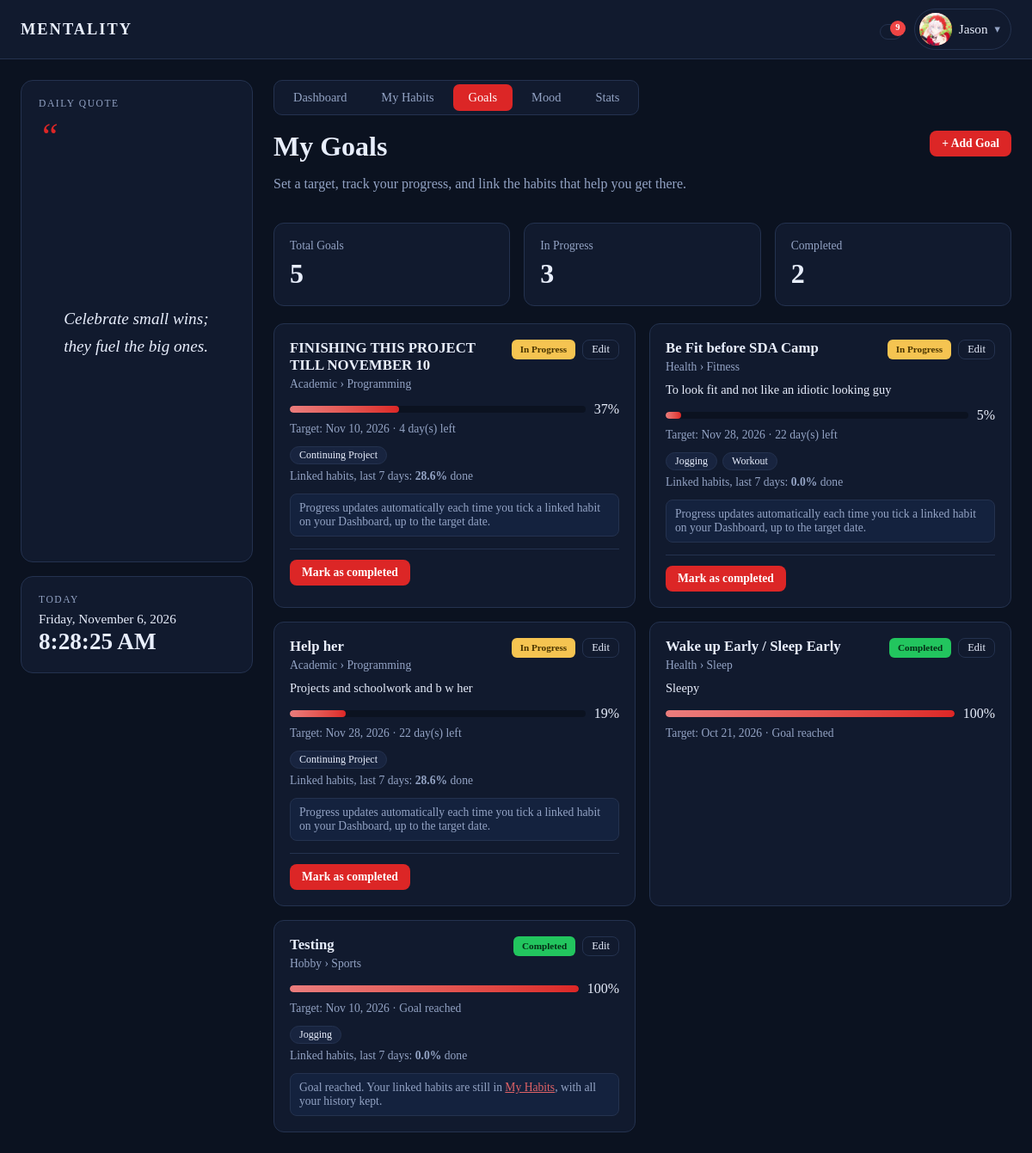
Screenshot of /goals.php (signed in) with the database file from the repository.
### tables this page shows
CREATE TABLE `goals` (
  `goal_id` int(10) unsigned NOT NULL AUTO_INCREMENT,
  `user_id` int(10) unsigned NOT NULL,
  `category_id` int(10) unsigned DEFAULT NULL,
  `title` varchar(100) NOT NULL,
  `description` text DEFAULT NULL,
  `target_date` date NOT NULL,
  `progress` tinyint(3) unsigned NOT NULL DEFAULT 0,
  `status` enum('in_progress','completed') NOT NULL DEFAULT 'in_progress',
  `created_at` timestamp NOT NULL DEFAULT current_timestamp(),
  PRIMARY KEY (`goal_id`),
  KEY `fk_goals_user` (`user_id`),
  KEY `fk_goals_category` (`category_id`),
  CONSTRAINT `fk_goals_category` FOREIGN KEY (`category_id`) REFERENCES `habit_categories` (`category_id`) ON DELETE SET NULL,
  CONSTRAINT `fk_goals_user` FOREIGN KEY (`user_id`) REFERENCES `users` (`user_id`) ON DELETE CASCADE,
  CONSTRAINT `chk_goal_progress` CHECK (`progress` between 0 and 100)
);

### includes/auth.php (called while the page is built, shortened)
<?php
function e($value): string {
    return htmlspecialchars((string)$value, ENT_QUOTES, 'UTF-8');
}

### goals.php (the view, shortened to what this page needs)
<?php
require_once __DIR__ . '/includes/layout.php';
$uid = (int)$_SESSION['user_id'];
$stmt = $pdo->prepare("SELECT * FROM v_goal_overview WHERE user_id = ? ORDER BY (status = 'completed'), target_date");
$stmt->execute([$uid]);
$goals = $stmt->fetchAll();
$stmt = $pdo->prepare('SELECT goal_id, category_id FROM goals WHERE user_id = ?');
$stmt->execute([$uid]);
$catByGoal = [];
foreach ($stmt->fetchAll() as $row) { $catByGoal[(int)$row['goal_id']] = (int)$row['category_id']; }
$stmt = $pdo->prepare(
    'SELECT gh.goal_id, gh.habit_id, h.name
     FROM goal_habits gh
     JOIN goals g  ON g.goal_id  = gh.goal_id
     JOIN habits h ON h.habit_id = gh.habit_id
     WHERE g.user_id = ? ORDER BY h.name'
);
$stmt->execute([$uid]);
$goalHabits = []; $goalHabitIds = [];
foreach ($stmt->fetchAll() as $row) {
    $goalHabits[(int)$row['goal_id']][]   = $row['name'];
    $goalHabitIds[(int)$row['goal_id']][] = (int)$row['habit_id'];
}
$countDone = 0;
foreach ($goals as $g) { if ($g['status'] === 'completed') { $countDone++; } }
?>
<div class="page-head">
    <div>
        <h1>My Goals</h1>
        <p class="muted">Set a target, track your progress, and link the habits that help you get there.</p>
    </div>
    <button type="button" class="btn-sm" data-open-modal="goal-add-modal">+ Add Goal</button>
</div>
<div class="stat-cards">
    <div class="stat-card"><div class="stat-label">Total Goals</div><div class="stat-value"><?= count($goals) ?></div></div>
    <div class="stat-card"><div class="stat-label">In Progress</div><div class="stat-value"><?= count($goals) - $countDone ?></div></div>
    <div class="stat-card"><div class="stat-label">Completed</div><div class="stat-value"><?= $countDone ?></div></div>
</div>
<?php if (!$goals): ?>
    <div class="panel"><p class="muted">You have no goals yet. Click <strong>+ Add Goal</strong> to create your first one.</p></div>
<?php else: ?>
<div class="goal-grid">
    <?php foreach ($goals as $g):
        $gid      = (int)$g['goal_id'];
        $done     = $g['status'] === 'completed';
        $daysLeft = (int)$g['days_left'];
        $overdue  = !$done && $daysLeft < 0;
        if ($done)            { $statusLabel = 'Completed';   $statusClass = 'done'; }
        elseif ($overdue)     { $statusLabel = 'Overdue';     $statusClass = 'overdue'; }
        else                  { $statusLabel = 'In Progress'; $statusClass = 'progress'; }
        if ($done)                { $timeText = 'Goal reached'; }
        elseif ($daysLeft < 0)    { $timeText = abs($daysLeft) . ' day(s) overdue'; }
        elseif ($daysLeft === 0)  { $timeText = 'Due today'; }
        else                      { $timeText = $daysLeft . ' day(s) left'; }
        $category = $g['parent_category'] ? $g['parent_category'] . ' › ' . $g['category_name'] : (string)$g['category_name'];
        $goalJson = json_encode([
            'id'          => $gid,
            'title'       => $g['title'],
            'description' => (string)$g['description'],
            'category'    => $catByGoal[$gid] ?? 0,
            'date'        => $g['target_date'],
            'habits'      => $goalHabitIds[$gid] ?? [],
            'completed'   => $done,
        ], JSON_UNESCAPED_UNICODE);
    ?>
    <div class="goal-card">
        <div class="goal-top">
            <h3><?= e($g['title']) ?></h3>
            <div class="goal-actions">
                <span class="status <?= $statusClass ?>"><?= e($statusLabel) ?></span>
                <button type="button" class="btn-ghost btn-edit" data-goal="<?= e($goalJson) ?>" title="Edit this goal"><?= icon('edit', 14) ?> Edit</button>
            </div>
        </div>
        <?php if ($category !== ''): ?><div class="muted small"><?= e($category) ?></div><?php endif; ?>
        <?php if ($g['description']): ?><p class="goal-desc"><?= e($g['description']) ?></p><?php endif; ?>
        <div class="progress-row">
            <div class="progress"><div class="bar" style="width: <?= (int)$g['progress'] ?>%"></div></div>
            <span><?= (int)$g['progress'] ?>%</span>
        </div>
        <div class="muted small">Target: <?= e(date('M j, Y', strtotime($g['target_date']))) ?> &middot; <?= e($timeText) ?></div>
        <?php if (!empty($goalHabits[$gid])): ?>
            <div class="chips">
                <?php foreach ($goalHabits[$gid] as $hn): ?><span class="chip"><?= e($hn) ?></span><?php endforeach; ?>
            </div>
            <?php if ($g['habit_rate_7d'] !== null): ?>
                <div class="muted small">Linked habits, last 7 days: <strong><?= e($g['habit_rate_7d']) ?>%</strong> done</div>
            <?php endif; ?>
        <?php endif; ?>
        <?php if ($done): ?>
            <?php if ((int)$g['habit_count'] > 0): ?>
                <div class="auto-note">Goal reached. Your linked habits are still in <a href="habits.php">My Habits</a>, with all your history kept.</div>
            <?php endif; ?>
        <?php elseif ((int)$g['habit_count'] > 0): ?>
            <div class="auto-note">Progress updates automatically each time you tick a linked habit on your Dashboard, up to the target date.</div>
            <form method="post" class="progress-form" onsubmit="return confirm('Mark this goal as completed now?');">
                <button type="submit" class="btn-sm">Mark as completed</button>
            </form>
        <?php endif; ?>
    </div>
    <?php endforeach; ?>
</div>
<?php endif; ?>

### assets/style.css (style rules this page uses)
:root { --bg: #0b1220; --card: #111a2e; --border: #24324f; --text: #e8eefc; --muted: #93a3c4; --primary: #3b82f6; --primary-hover: #2563eb; --error: #f87171; --success: #4ade80; --input-bg: #0b1220; --hover: #18243f; --link: #7db0ff; color-scheme: dark; }
* { box-sizing: border-box; }
body { margin: 0; font-family: var(--font, "Segoe UI", Arial, sans-serif); background: var(--bg); color: var(--text); min-height: 100vh; }
button, .btn { display: block; width: 100%; margin-top: 22px; padding: 12px; background: var(--primary); color: #fff; border: 0; border-radius: 8px; font-size: 1rem; font-weight: 600; cursor: pointer; text-align: center; text-decoration: none; }
a { color: var(--link); }
.main h1 { margin-top: 0; }
.muted { color: var(--muted); }
.stat-cards { display: grid; grid-template-columns: repeat(auto-fit, minmax(200px, 1fr)); gap: 16px; margin: 20px 0; }
.stat-card { background: var(--card); border: 1px solid var(--border); border-radius: 12px; padding: 18px; }
.stat-label { color: var(--muted); font-size: .85rem; }
.stat-value { font-size: 2rem; font-weight: 700; margin-top: 6px; }
.btn-sm, button.btn-sm { display: inline-block; width: auto; margin: 0; padding: 7px 14px; font-size: .85rem; background: var(--primary); color: #fff; border: 0; border-radius: 8px; cursor: pointer; text-decoration: none; }
.btn-ghost { display: inline-block; padding: 6px 12px; font-size: .85rem; border: 1px solid var(--border); border-radius: 8px; color: var(--text); text-decoration: none; }
.small { font-size: .85rem; }
.goal-grid { display: grid; grid-template-columns: repeat(auto-fill, minmax(300px, 1fr)); gap: 16px; }
.goal-card { background: var(--card); border: 1px solid var(--border); border-radius: 12px; padding: 18px; }
.goal-top { display: flex; justify-content: space-between; align-items: flex-start; gap: 10px; }
.goal-top h3 { margin: 0 0 4px; font-size: 1.05rem; }
.goal-desc { margin: 10px 0; font-size: .9rem; }
.status { font-size: .7rem; font-weight: 700; padding: 3px 10px; border-radius: 6px; white-space: nowrap; }
.status.progress { background: #f5c451; color: #4a3500; }
.status.done { background: #22c55e; color: #052e16; }
.progress-row { display: flex; align-items: center; gap: 10px; margin: 12px 0 6px; }
.progress { flex: 1; height: 8px; background: var(--input-bg); border-radius: 999px; overflow: hidden; }
.progress .bar { height: 100%; background: linear-gradient(90deg, #14b8a6, #3b82f6); border-radius: 999px; }
.chips { display: flex; flex-wrap: wrap; gap: 6px; margin: 12px 0 6px; }
.chip { background: var(--hover); border: 1px solid var(--border); border-radius: 999px; padding: 2px 10px; font-size: .75rem; }
.progress-form { display: flex; align-items: center; gap: 8px; margin-top: 14px; padding-top: 12px; border-top: 1px solid var(--border); }
.auto-note { margin-top: 12px; font-size: .85rem; color: var(--muted); background: rgba(59,130,246,.08); border: 1px solid var(--border); border-radius: 8px; padding: 8px 10px; }
.page-head { display: flex; justify-content: space-between; align-items: flex-start; gap: 16px; flex-wrap: wrap; }
.page-head h1 { margin-bottom: 4px; }
button.btn-ghost { width: auto; margin: 0; background: transparent; font-weight: 500; cursor: pointer; font-family: inherit; }
.goal-actions { display: flex; align-items: center; gap: 8px; flex-shrink: 0; }
.btn-edit { padding: 3px 10px; font-size: .78rem; }
button, input, select, textarea { font-family: inherit; }
.btn-edit { display: inline-flex; align-items: center; gap: 6px; }
.status, .status.progress, .status.done, .status.overdue { display: inline-block; flex: 0 0 auto; height: auto; overflow: visible; line-height: 1.5; border-radius: 6px; }
.goal-top { gap: 12px; }
.goal-top h3 { min-width: 0; overflow-wrap: anywhere; }
.progress .bar { background: linear-gradient(90deg, color-mix(in srgb, var(--primary) 60%, #ffffff), var(--primary)); }

### rows the page displays
goals: title "FINISHING THIS PROJECT TILL NOVEMBER 10", statusLabel "In Progress", category "Academic › Programming", progress "37", target_date "Nov 10, 2026", timeText "4 day(s) left", goal_id "Continuing Project", habit_rate_7d "28.6"
goals: title "Be Fit before SDA Camp", statusLabel "In Progress", category "Health › Fitness", description "To look fit and not like an idiotic looking guy", progress "5", target_date "Nov 28, 2026", timeText "22 day(s) left", goal_id "Jogging", goal_id "Workout", habit_rate_7d "0.0"
goals: title "Help her", statusLabel "In Progress", category "Academic › Programming", description "Projects and schoolwork and b w her", progress "19", target_date "Nov 28, 2026", timeText "22 day(s) left", goal_id "Continuing Project", habit_rate_7d "28.6"
goals: title "Wake up Early / Sleep Early", status "Completed", category "Health › Sleep", description "Sleepy", progress "100", target_date "Oct 21, 2026", status "Goal reached"
goals: title "Testing", status "Completed", category "Hobby › Sports", progress "100", target_date "Nov 10, 2026", status "Goal reached", goal_id "Jogging", habit_rate_7d "0.0", shows "Goal reached. Your linked habits are still in"

### other values shown
$bellCount "9"
$name "Jason"
daily_quote() "Celebrate small wins; they fuel the big ones."
$label "Dashboard"
$label "My Habits"
$label "Goals"
$label "Mood"
$label "Stats"
count($goals) "5"
count($goals) - $countDone "3"
$countDone "2"
